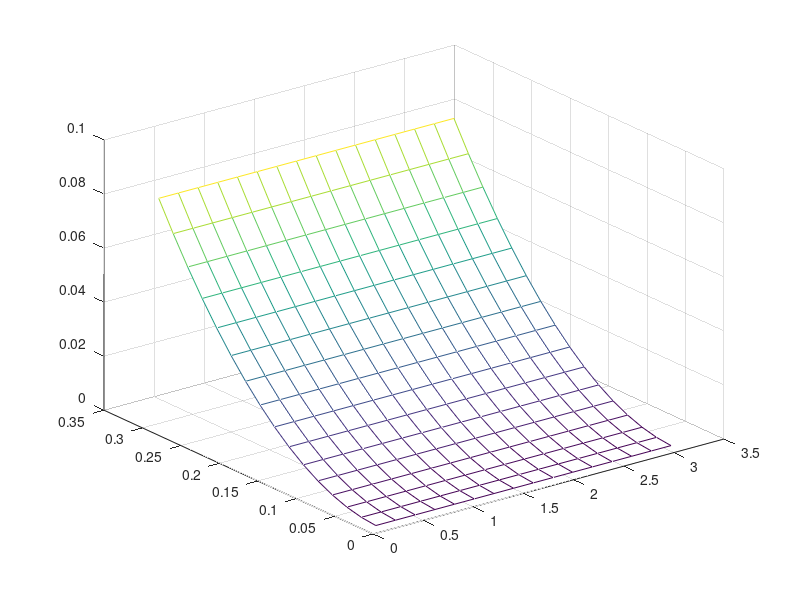
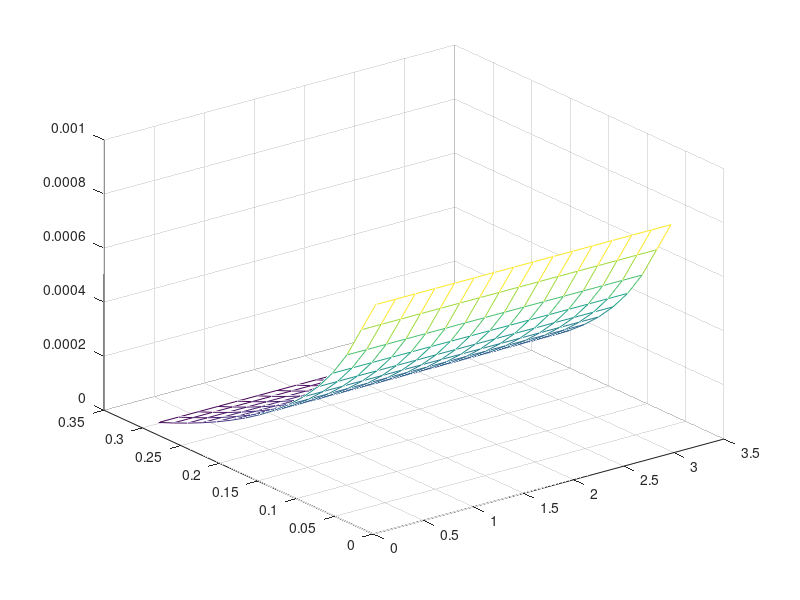

The MATLAB source for these figures, in order:
function spheric
    U = @(X, Y) X.^2;
    Lu = @(X, Y) 6 .* X.^2 .* sin(Y);
    m = 4;
    x = linspace(log10(1), log10(2), 1+2^m);
    y = linspace(0, pi, 1+2^m);
    [sz, Xc, Yc, Xx, Yx, Xy, Yy, Xi, Yi] = create_grids(x, y);
    Ic = interior(sz + 2);    
    [Ju Iu Jd Id Jl Il Jr Ir] = boundary(Ic);
    K  = [Ju; Jd; Jl; Jr]; % (Xc, Yc)
    M = 0*K + 1;
    u = Xc(K) .* cos( Yc(K) );
    u = U(Xc(K), Yc(K));
    L = laplacian(Ic, Xc, Yc);    
    Cx = Xc.^2 .* sin(Yc);
    Cy = sin(Yc);
    L1 = L(Cx, Cy);
    f = shave(Lu(Xc, Yc), 1, 1);
    [A, f] = subst(L1, f, K, M, u);
    Phi = A \ f;
    Phi = reshape(Phi, sz);
    e = Phi - shave(U(Xc, Yc), 1, 1);
    norm(e(:), inf)
    figure(1); mesh(average(y, [1 1]/2), average(x, [1 1]/2), Phi)
    figure(2); mesh(average(y, [1 1]/2), average(x, [1 1]/2), e);
    save results
end

function A = shave(A, rows, cols)
    A = A(1+rows : end-rows, 1+cols : end-cols);
end


% Substitude Mx(K)=u into Ax=f, removing eliminated variables.
% The first coordinate for each M's row is eliminated.
% In addition, all zero columns are eliminated from A.
function [A, f] = subst(A, f, K, M, u)
    f = subst_rhs(A, f, K, M, u);
    A = subst_lhs(A, K, M);
end

function [A] = subst_lhs(A, K, M)

    P = K(:, 1); % P is to-be-eliminated variable vector
    K(:, 1) = []; % K now contains dependent variables
    S = diag(1 ./ M(:, 1)); % Rescaling according to first coordinate

    n = size(A, 2); % n = # of variables.
    
    M = S * M(:, 2:end);
    T = sparse(repmat(P, 1, size(K, 2)), K, M, n, n);
    A = A - A * T;
    A(:, P) = [];

    A(:, ~any(A, 1)) = [];
end

function [f] = subst_rhs(A, f, K, M, u)

    P = K(:, 1); % P is to-be-eliminated variable vector
    S = diag(1 ./ M(:, 1)); % Rescaling according to first coordinate

    u = S * u(:);
    f = f(:) - A(:, P) * u;
end


% Laplacian discretization using sparse matrix
function operator = laplacian(interior, X, Y)    
    sz = size(interior);
    N = prod(sz);

    ind = @(I, J) sub2ind(sz, I, J);
    K = find(interior); % Fill only interior points
    K = K(:);
    [I, J] = ind2sub(sz, K);
    Dp = repmat([1 0 -1], [numel(K) 1]); 
    % NOTE: The stencil is constructed as: [forward, middle, backward] coefficients.
    Ip = repmat(I, [1 3]);
    Jp = repmat(J, [1 3]);
    Kp = repmat((1:numel(K))', [1 3]);
    % Build 2D sparse matrix L = "Dxx/Mxx" + "Dyy/Myy":

    % for X
    Kr = ind(I+1, J); % Left
    Kl = ind(I-1, J); % Right
    Pi = ind(Ip + Dp, Jp); % column indices
    % The denumerator is separated, for A to be symmetric
    % (since the original operator is self-adjoint).
    Mxx = sparse(1:numel(K), 1:numel(K), (X(Kr) - X(Kl)), numel(K), numel(K));
    % Laplacian for X direction is (pinv(Mxx) * Dxx)

    % for Y
    Ku = ind(I, J+1); % Up
    Kd = ind(I, J-1); % Down
    Pj = ind(Ip, Jp + Dp); % column indices
    % The denumerator is separated, for A to be symmetric
    % (since the original operator is self-adjoint).
    Myy = sparse(1:numel(K), 1:numel(K), (Y(Ku) - Y(Kd)), numel(K), numel(K));
    % Laplacian for Y direction is (pinv(Myy) * Dyy)

    % % The actual Laplacian matrix is:
    % A = dinv(Mxx) * Dxx + dinv(Myy) * Dyy;

    % Pre-multiply it by (Mxx * Myy) for symmetry of A.
    M = Mxx * Myy;
    dinvM = dinv(M);
    function A = op(Cx, Cy)

        Dxx = ... % Laplacian stencil in X direction
         col(( Cx(Kr) + Cx(K) ) ./ (( X(Kr) - X(K) ))) * [1 -1 0] -  ...
         col(( Cx(K) + Cx(Kl) ) ./ (( X(K) - X(Kl) ))) * [0 1 -1];
        Dxx = sparse(Kp, Pi, Dxx, numel(K), N);
        
        Dyy = ... % Laplacian stencil in Y direction
         col(( Cy(Ku) + Cy(K) ) ./ (( Y(Ku) - Y(K) ))) * [1 -1 0] -  ...
         col(( Cy(K) + Cy(Kd) ) ./ (( Y(K) - Y(Kd) ))) * [0 1 -1];
        Dyy = sparse(Kp, Pj, Dyy, numel(K), N);
        
        L = Myy * Dxx + Mxx * Dyy;
        A = dinvM * L;
    end
    operator = @op;
end

function [sz, Xc, Yc, Xx, Yx, Xy, Yy, Xi, Yi] = create_grids(x, y, verbose)
    x = x(:); y = y(:); sz = [numel(x) numel(y)] - 1;
    % extended grid (for ghost points)
    xg = [2*x(1) - x(2); x; 2*x(end) - x(end-1)];
    yg = [2*y(1) - y(2); y; 2*y(end) - y(end-1)];
    % cell-centered coordinates
    xc = average(xg, [1; 1]/2);
    yc = average(yg, [1; 1]/2);
    % NDGRID convention
    [Xc, Yc] = ndgrid(xc, yc);
    [Xx, Yx] = ndgrid(xg(2:end-1), yc);
    [Xy, Yy] = ndgrid(xc, yg(2:end-1));
    [Xi, Yi] = ndgrid(xc(2:end-1), yc(2:end-1));

    if nargin > 2 && verbose        
        plot(Xc(:), Yc(:), '.', Xi(:), Yi(:), 'o', ...
             Xx(:), Yx(:), '>', Xy(:), Yy(:), '^');
        set(gca, 'XTick', x, 'YTick', y, 'XGrid', 'on', 'YGrid', 'on');
        axis square; 
    end
end

function A = average(A, h)
    A = convn(A, h, 'valid');
end

% R = pseudo-inverse of diag(A).
function R = dinv(A)
    d = full(diag(A));
    I = find(d);
    d(I) = 1 ./ d(I);
    N = numel(d);
    R = sparse(1:N, 1:N, d);
end

% Converts x to a column vector = x(:)
function x = col(x)
    x = x(:);
end

function I = interior(sz)
    % Array of true values
    I = true(sz);
    % Exclude boundary points' indices (special handling of 1D)
    I([1 sz(1)], :) = false;
    I(:, [1 sz(2)]) = false; 
end

function [Ju Iu Jd Id Jl Il Jr Ir] = boundary(I)
    Jl = find(  shift(I, [-1, 0]) & ~I ); 
    Il = find( ~shift(I, [+1, 0]) &  I ); 
    Jr = find(  shift(I, [+1, 0]) & ~I ); 
    Ir = find( ~shift(I, [-1, 0]) &  I ); 
    Jd = find(  shift(I, [0, -1]) & ~I ); 
    Id = find( ~shift(I, [0, +1]) &  I ); 
    Ju = find(  shift(I, [0, +1]) & ~I ); 
    Iu = find( ~shift(I, [0, -1]) &  I ); 
end

function I = shift(I, Q)

    sz = size(I);
    Qp = max(Q, 0); % positive shifts
    Qn = min(Q, 0); % negative shifts

    I = [zeroes(Q(1), size(I, 2)); ...
         I(1-Qn(1):end-Qp(1), :); ...
         zeroes(-Q(1), size(I, 2))];

    I = [zeroes(size(I, 1), Q(2)), ...
         I(:, 1-Qn(2):end-Qp(2)), ...
         zeroes(size(I, 1), -Q(2))];

    function Z = zeroes(n, m)
        Z = false(min(max([n m], 0), sz));
    end

end
